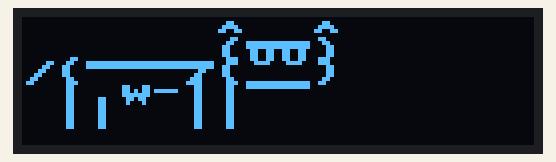
Bench run of a program on a simulated ESP8266 board running MicroPython. On the bench: 128×32 one-colour display. Library files of the repository ran but are not shown: ssd1306.py. At 0.4 s the program stops and its outputs stay as they are.

Above: at 0.4 s.

The program:

test.py
```python
from machine import Pin,I2C
import ssd1306
i2c = I2C(scl=Pin(5), sda=Pin(4), freq=100000)
display = ssd1306.SSD1306_I2C(128, 32, i2c)
display.text("      ^__^", 0, 0)
display.text("  ____(oo)", 0, 5)
display.text("/(   /(__)", 0, 10)
display.text(" | w-||", 0, 15)
display.text(" ||  ||", 0, 20)
display.show()
```
